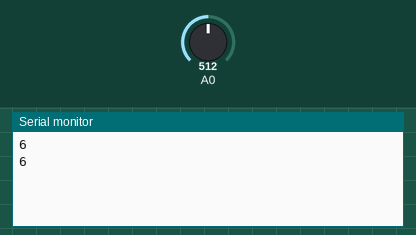
Simulated run of this sketch. Board: Arduino Uno, built with avr-gcc and run on an emulated ATmega328P. On the bench: the last lines printed to the serial monitor. The inputs (shaded band) are chosen by the test bench; at power-on: A0 = 512.

Above: at 1.8 s.
1.9 s: A0 set to 716
At 2.8 s:
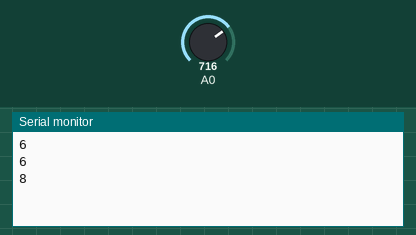
3.4 s: A0 set to 900
At 4.6 s:
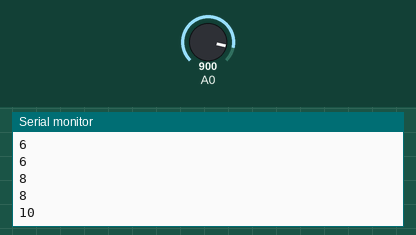
Timing chart, 0 to 6.4 s (numbered marks = the images above; inputs shaded):
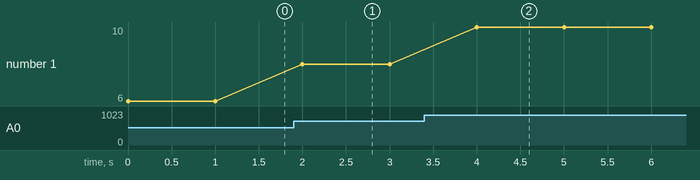

The sketch:

Example.ino
```cpp
#include "RotaryRes.h"

void setup() {
  Serial.begin(9600);
}

void loop() {
  Serial.println(getRotaryRes(A0),DEC);
  delay(1000);
}
```

RotaryRes.cpp
```cpp
#include "RotaryRes.h"

uint8_t getRotaryRes(uint8_t pin){
  return (analogRead(pin) + ROTARYSW_OFFSET) / ROTARYSW_DIVIDE;
}
```

RotaryRes.h
```cpp
#ifndef _RotaryRes_h
#define _RotaryRes_h

#if (ARDUINO >= 100)
 #include "Arduino.h"
#else
 #include "WProgram.h"
#endif

#define ROTARYSW_OFFSET 46
#define ROTARYSW_DIVIDE 88

uint8_t getRotaryRes(uint8_t pin);

#endif
```

Measured:
- after the input at 1.9 s, the serial monitor: prints a new line after 0.10 s (image 1)
- after the input at 3.4 s, the serial monitor: prints a new line after 0.60 s (image 2)
- plotted number 1: 6 → 8 after the input at 1.9 s, 8 → 10 after the input at 3.4 s
